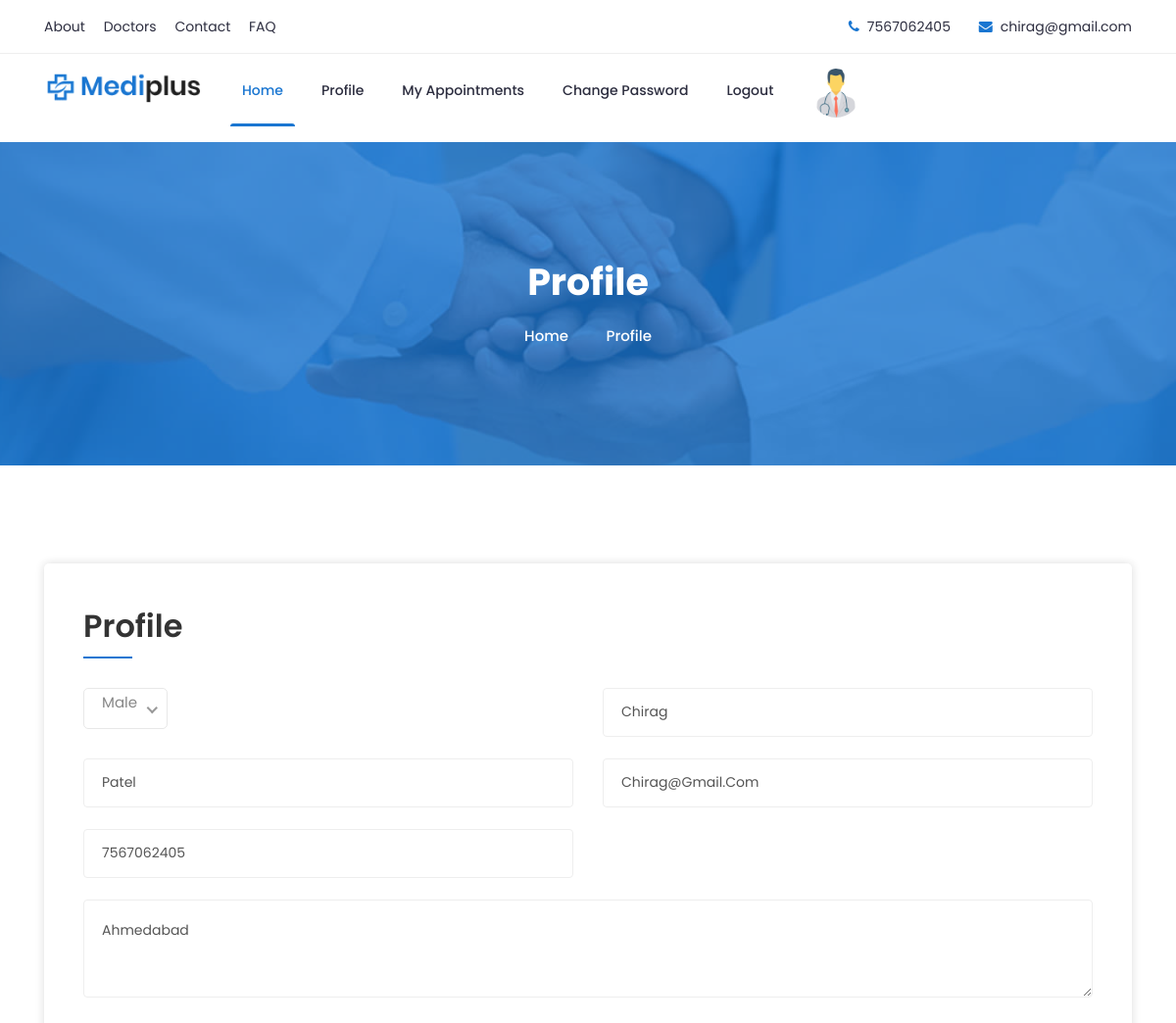
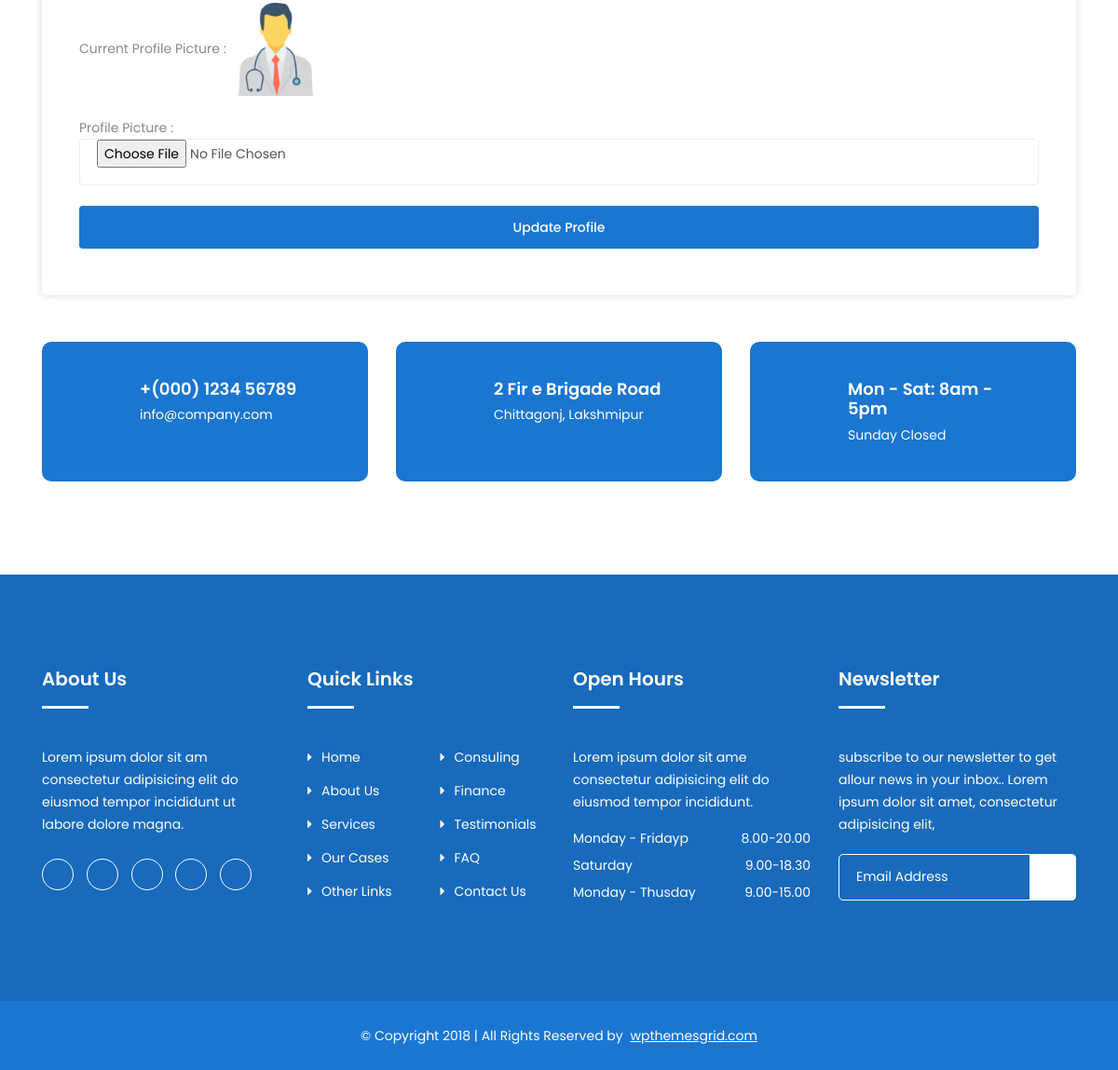
The page /profile/ (signed in) on the database its author committed (2 pictures, top to bottom).
### myapp/models.py (models this page shows, shortened)
class User(models.Model):
	fname=models.CharField(max_length=100)
	lname=models.CharField(max_length=100)
	email=models.EmailField()
	mobile=models.PositiveIntegerField()
	address=models.TextField()
	gender=models.CharField(max_length=100)
	password=models.CharField(max_length=100)
	usertype=models.CharField(max_length=100,default="patient")
	profile_picture=models.ImageField(upload_to="profile_picture/")

### myapp/views.py (the view)
# urls.py: path('profile/',views.profile,name='profile'),
def profile(request):
	user=User.objects.get(email=request.session['email'])
	if request.method=="POST":
		user.fname=request.POST['fname']
		user.lname=request.POST['lname']
		user.mobile=request.POST['mobile']
		user.address=request.POST['address']
		user.gender=request.POST['gender']
		try:
			user.profile_picture=request.FILES['profile_picture']
		except:
			pass
		user.save()
		request.session['profile_picture']=user.profile_picture.url
		msg="Profile Upadated Successfully"
		if user.usertype=="Patient":
			return render(request,'profile.html',{'msg':msg,'user':user})
		else:
			return render(request,'doctor-profile.html',{'msg':msg,'user':user})
	else:
		if user.usertype=="Patient":
			return render(request,'profile.html',{'user':user})
		else:
			return render(request,'doctor-profile.html',{'user':user})

### myapp/templates/doctor-profile.html (shortened to what this page needs)
{% extends 'doctor-header.html' %}
{% block content %}
{% load static %}
<!doctype html>
<html class="no-js" lang="zxx">
    <head>
    </head>
    <body>
		<div class="breadcrumbs overlay">
			<div class="container">
				<div class="bread-inner">
					<div class="row">
						<div class="col-12">
							<h2>Profile</h2>
							<ul class="bread-list">
								<li><a href="/">Home</a></li>
								<li><i class="icofont-simple-right"></i></li>
								<li class="active">Profile</li>
							</ul>
						</div>
					</div>
				</div>
			</div>
		</div>
		<section class="contact-us section">
			<div class="container">
				<div class="inner">
					<div class="row">
						<div class="col-lg-12">
							<div class="contact-us-form">
								<h2>Profile</h2>
								<form class="form" method="post" action="{% url 'profile' %}" enctype="multipart/form-data">
									<div class="row">
										<div class="col-lg-6">
										</div>
										<div class="col-lg-6">
											<div class="form-group">
												<input type="text" name="fname" value="{{user.fname}}">
											</div>
										</div>
										<div class="col-lg-6">
											<div class="form-group">
												<input type="text" name="lname" value="{{user.lname}}">
											</div>
										</div>
										<div class="col-lg-6">
											<div class="form-group">
												<input type="email" name="email" value="{{user.email}}" readonly>
											</div>
										</div>
										<div class="col-lg-6">
											<div class="form-group">
												<input type="text" name="mobile" value="{{user.mobile}}">
											</div>
										</div>
										<div class="col-lg-12">
											<div class="form-group">
												<textarea name="address" placeholder="Your Address" required="">{{user.address}}</textarea>
											</div>
										</div>
										<div class="col-lg-12">
											<div class="form-group">
												Current Profile Picture : <img src="{{user.profile_picture.url}}" width="100px" height="100px">
											</div>
										</div>
										<div class="col-lg-12">
											<div class="form-group">
												Profile Picture : <input type="file" name="profile_picture">
											</div>
										</div>
										<div class="col-12">
											<div class="form-group login-btn">
												<button class="btn" type="submit">Update Profile</button>
											</div>
										</div>
									</div>
								</form>
							</div>
						</div>
					</div>
				</div>
				<div class="contact-info">
					<div class="row">
						<div class="col-lg-4 col-12 ">
							<div class="single-info">
								<i class="icofont icofont-ui-call"></i>
								<div class="content">
									<h3>+(000) 1234 56789</h3>
									<p>info@company.com</p>
								</div>
							</div>
						</div>
						<div class="col-lg-4 col-12 ">
							<div class="single-info">
								<i class="icofont-google-map"></i>
								<div class="content">
									<h3>2 Fir e Brigade Road</h3>
									<p>Chittagonj, Lakshmipur</p>
								</div>
							</div>
						</div>
						<div class="col-lg-4 col-12 ">
							<div class="single-info">
								<i class="icofont icofont-wall-clock"></i>
								<div class="content">
									<h3>Mon - Sat: 8am - 5pm</h3>
									<p>Sunday Closed</p>
								</div>
							</div>
						</div>
					</div>
				</div>
			</div>
		</section>
    </body>
</html>
{% endblock %}

### myapp/templates/doctor-header.html (shortened to what this page needs)
{% load static %}
<!doctype html>
<html class="no-js" lang="zxx">
    <head>
		<link rel="stylesheet" href="{% static 'css/bootstrap.min.css' %}">
		<link rel="stylesheet" href="{% static 'css/nice-select.css' %}">
        <link rel="stylesheet" href="{% static 'css/font-awesome.min.css' %}">
        <link rel="stylesheet" href="{% static 'css/icofont.css' %}">
		<link rel="stylesheet" href="{% static 'css/slicknav.min.css' %}">
        <link rel="stylesheet" href="{% static 'css/owl-carousel.css' %}">
		<link rel="stylesheet" href="{% static 'css/datepicker.css' %}">
        <link rel="stylesheet" href="{% static 'css/animate.min.css' %}">
        <link rel="stylesheet" href="{% static 'css/magnific-popup.css' %}">
        <link rel="stylesheet" href="{% static 'css/normalize.css' %}">
        <link rel="stylesheet" href="{% static 'style.css' %}">
        <link rel="stylesheet" href="{% static 'css/responsive.css' %}">
    </head>
    <body>
		<header class="header" >
			<div class="topbar">
				<div class="container">
					<div class="row">
						<div class="col-lg-6 col-md-5 col-12">
							<ul class="top-link">
								<li><a href="#">About</a></li>
								<li><a href="#">Doctors</a></li>
								<li><a href="#">Contact</a></li>
								<li><a href="#">FAQ</a></li>
							</ul>
						</div>
						<div class="col-lg-6 col-md-7 col-12">
							<ul class="top-contact">
								<li><i class="fa fa-phone"></i>{{request.session.mobile}}</li>
								<li><i class="fa fa-envelope"></i><a href="mailto:support@yourmail.com">{{request.session.email}}</a></li>
							</ul>
						</div>
					</div>
				</div>
			</div>
			<div class="header-inner">
				<div class="container">
					<div class="inner">
						<div class="row">
							<div class="col-lg-2 col-md-2 col-12">
								<div class="logo">
									<a href="index.html"><img src="{% static 'img/logo.png' %}" alt="#"></a>
								</div>
							</div>
							<div class="col-lg-8 col-md-9 col-12">
								<div class="main-menu">
									<nav class="navigation">
										<ul class="nav menu">
											<li class="active"><a href="/">Home</a></li>
											<li><a href="{% url 'doctor-detail' %}">Profile </a></li>
											{% if request.session.email %}
											<li><a href="{% url 'doctor-appointment' %}">My Appointments </a></li>
											<li><a href="{% url 'change-password' %}">Change Password</a></li>
												<li><a href="{% url 'logout' %}">Logout </a></li>
												<li><a href="{% url 'profile' %}" title="{{request.session.fname}}'s Profile"><img src="{{request.session.profile_picture}}" width="50px" height="50px" style="border-radius: 50%;margin-top:-10px ;"> </a></li>
											{% else %}
												<li><a href="{% url 'signup' %}">Sign Up </a></li>
												<li><a href="{% url 'login' %}">Login </a></li>
											{% endif %}
										</ul>
									</nav>
								</div>
							</div>
						</div>
					</div>
				</div>
			</div>
		</header>
		{% block content %}
		{% endblock %}
		<footer id="footer" class="footer ">
			<div class="footer-top">
				<div class="container">
					<div class="row">
						<div class="col-lg-3 col-md-6 col-12">
							<div class="single-footer">
								<h2>About Us</h2>
								<p>Lorem ipsum dolor sit am consectetur adipisicing elit do eiusmod tempor incididunt ut labore dolore magna.</p>
								<ul class="social">
									<li><a href="#"><i class="icofont-facebook"></i></a></li>
									<li><a href="#"><i class="icofont-google-plus"></i></a></li>
									<li><a href="#"><i class="icofont-twitter"></i></a></li>
									<li><a href="#"><i class="icofont-vimeo"></i></a></li>
									<li><a href="#"><i class="icofont-pinterest"></i></a></li>
								</ul>
							</div>
						</div>
						<div class="col-lg-3 col-md-6 col-12">
							<div class="single-footer f-link">
								<h2>Quick Links</h2>
								<div class="row">
									<div class="col-lg-6 col-md-6 col-12">
										<ul>
											<li><a href="#"><i class="fa fa-caret-right" aria-hidden="true"></i>Home</a></li>
											<li><a href="#"><i class="fa fa-caret-right" aria-hidden="true"></i>About Us</a></li>
											<li><a href="#"><i class="fa fa-caret-right" aria-hidden="true"></i>Services</a></li>
											<li><a href="#"><i class="fa fa-caret-right" aria-hidden="true"></i>Our Cases</a></li>
											<li><a href="#"><i class="fa fa-caret-right" aria-hidden="true"></i>Other Links</a></li>
										</ul>
									</div>
									<div class="col-lg-6 col-md-6 col-12">
										<ul>
											<li><a href="#"><i class="fa fa-caret-right" aria-hidden="true"></i>Consuling</a></li>
											<li><a href="#"><i class="fa fa-caret-right" aria-hidden="true"></i>Finance</a></li>
											<li><a href="#"><i class="fa fa-caret-right" aria-hidden="true"></i>Testimonials</a></li>
											<li><a href="#"><i class="fa fa-caret-right" aria-hidden="true"></i>FAQ</a></li>
											<li><a href="#"><i class="fa fa-caret-right" aria-hidden="true"></i>Contact Us</a></li>
										</ul>
									</div>
								</div>
							</div>
						</div>
						<div class="col-lg-3 col-md-6 col-12">
							<div class="single-footer">
								<h2>Open Hours</h2>
								<p>Lorem ipsum dolor sit ame consectetur adipisicing elit do eiusmod tempor incididunt.</p>
								<ul class="time-sidual">
									<li class="day">Monday - Fridayp <span>8.00-20.00</span></li>
									<li class="day">Saturday <span>9.00-18.30</span></li>
									<li class="day">Monday - Thusday <span>9.00-15.00</span></li>
								</ul>
							</div>
						</div>
						<div class="col-lg-3 col-md-6 col-12">
							<div class="single-footer">
								<h2>Newsletter</h2>
								<p>subscribe to our newsletter to get allour news in your inbox.. Lorem ipsum dolor sit amet, consectetur adipisicing elit,</p>
								<form action="mail/mail.php" method="get" target="_blank" class="newsletter-inner">
									<input name="email" placeholder="Email Address" class="common-input" onfocus="this.placeholder = ''"
										onblur="this.placeholder = 'Your email address'" required="" type="email">
									<button class="button"><i class="icofont icofont-paper-plane"></i></button>
								</form>
							</div>
						</div>
					</div>
				</div>
			</div>
			<div class="copyright">
				<div class="container">
					<div class="row">
						<div class="col-lg-12 col-md-12 col-12">
							<div class="copyright-content">
								<p>© Copyright 2018  |  All Rights Reserved by <a href="https://www.wpthemesgrid.com" target="_blank">wpthemesgrid.com</a> </p>
							</div>
						</div>
					</div>
				</div>
			</div>
		</footer>
    </body>
</html>

### rows shown on the page
User: session.email "chirag@gmail.com", fname "Chirag", lname "Patel", email "chirag@gmail.com", mobile "7567062405", address "Ahmedabad", profile_picture (picture)

### other values the page prints
{{ request.session.mobile }} "7567062405"
